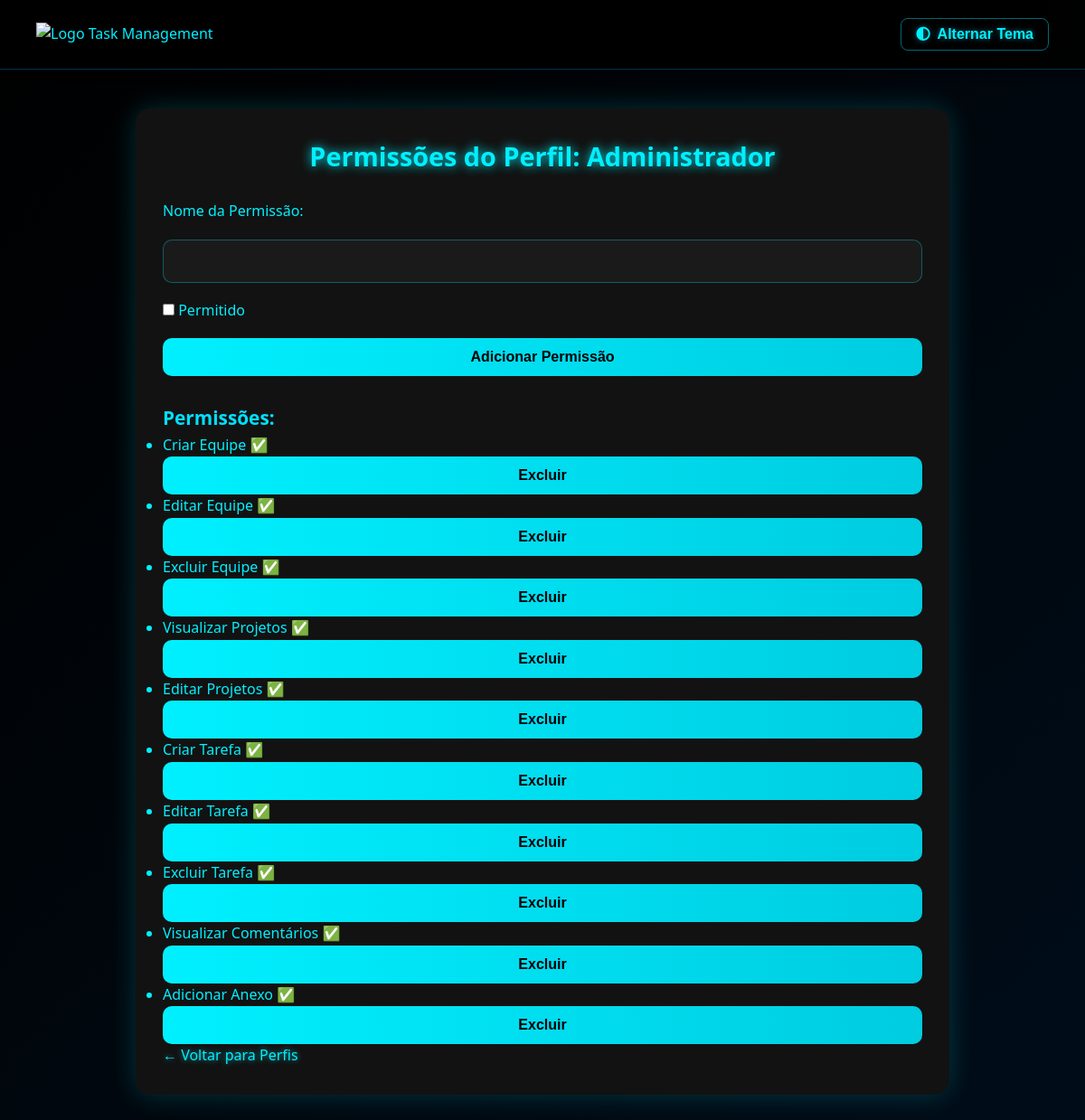
Page /perfis/1 (signed in) on the committed database.
### tables this page shows
CREATE TABLE perfis_permissoes_tb (
            id_perfil INTEGER PRIMARY KEY AUTOINCREMENT,
            nome_perfil TEXT NOT NULL
        );

CREATE TABLE permissoes_tb (
            id_permissao INTEGER PRIMARY KEY AUTOINCREMENT,
            id_perfil INTEGER,
            nome_permissao TEXT NOT NULL,
            permitido BOOLEAN NOT NULL,
            FOREIGN KEY(id_perfil) REFERENCES perfis_permissoes_tb(id_perfil)
        );

### app.py (the view, shortened to what this page needs)
@app.route('/perfis/<int:id_perfil>', methods=['GET', 'POST'])
def perfil_permissoes(id_perfil):
    if 'usuario' not in session:
        return redirect('/login')
    conn = conectar()
    cursor = conn.cursor()
    cursor.execute('SELECT nome_perfil FROM perfis_permissoes_tb WHERE id_perfil = ?', (id_perfil,))
    perfil = cursor.fetchone()
    cursor.execute('SELECT * FROM permissoes_tb WHERE id_perfil = ?', (id_perfil,))
    permissoes = cursor.fetchall()
    conn.close()
    return render_template('perfil_permissoes.html', perfil=perfil, permissoes=permissoes, id_perfil=id_perfil)

### app.py (called while the page is built)
def conectar():
    return sqlite3.connect("db/database.db")

### templates/perfil_permissoes.html (shortened to what this page needs)
<!DOCTYPE html>
<html lang="pt-br">
<head>
    <link rel="stylesheet" href="/static/style.css">
    <link rel="stylesheet" href="https://cdnjs.cloudflare.com/ajax/libs/font-awesome/6.5.0/css/all.min.css">
</head>
<body>
    <header class="top-bar">
        <div class="logo">
            <img src="{{ url_for('static', filename='logo-task.png') }}" alt="Logo Task Management" class="logo-img">
        </div>
        <button id="toggle-theme" class="theme-toggle-btn" aria-label="Alternar tema">
            <i class="fas fa-adjust"></i> Alternar Tema
        </button>
    </header>
    <main class="container">
        <h2>Permissões do Perfil: {{ perfil[0] }}</h2>
        <form method="POST" class="form-permissao">
            <label for="nome_permissao">Nome da Permissão:</label>
            <input type="text" name="nome_permissao" id="nome_permissao" required>
            <label class="checkbox-label">
                <input type="checkbox" name="permitido">
                Permitido
            </label>
            <button type="submit" class="btn-primary">Adicionar Permissão</button>
        </form>
        <h3>Permissões:</h3>
        {% if permissoes %}
            <ul class="permissoes-list">
                {% for p in permissoes %}
                    <li>
                        <span class="permissao-nome">{{ p[2] }}</span>
                        <span class="permissao-status">{{ '✅' if p[3] else '❌' }}</span>
                        <form action="{{ url_for('excluir_permissao', id_permissao=p[0], id_perfil=id_perfil) }}" method="POST" class="form-inline">
                            <button type="submit" class="btn-delete" onclick="return confirm('Confirma excluir esta permissão?');">Excluir</button>
                        </form>
                    </li>
                {% endfor %}
            </ul>
        {% else %}
            <p>Nenhuma permissão cadastrada ainda.</p>
        {% endif %}
        <div class="btn-voltar">
            <a href="{{ url_for('perfis') }}" class="btn-link">← Voltar para Perfis</a>
        </div>
    </main>
</body>
</html>

### static/style.css (style rules this page uses)
* { margin: 0; padding: 0; box-sizing: border-box; }
body { font-family: 'Segoe UI', Roboto, Arial, sans-serif; line-height: 1.6; min-height: 100vh; background-attachment: fixed; transition: background 0.3s ease, color 0.3s ease; }
body.dark { background: linear-gradient(135deg, #000000, #001a33, #004466); color: #00f0ff; background-size: 400% 400%; animation: neonGradientAnim 15s ease infinite; }
.top-bar { position: fixed; top: 0; width: 100%; display: flex; justify-content: space-between; align-items: center; padding: 20px 40px; background-color: rgba(0, 0, 0, 0.85); border-bottom: 1px solid #00334d; z-index: 1000; box-shadow: 0 2px 8px rgba(0,0,0,0.7); transition: background-color 0.3s ease; }
.logo { display: flex; align-items: center; gap: 12px; user-select: none; }
.theme-toggle-btn { background: transparent; color: #00f0ff; border: 1px solid #00f0ff70; border-radius: 8px; padding: 8px 16px; cursor: pointer; transition: background 0.3s, transform 0.2s, color 0.3s; user-select: none; font-weight: 600; text-shadow: 0 0 6px #00f0ff80; }
.container { width: 90%; max-width: 900px; margin: 120px auto 60px; padding: 30px; background-color: #121212; border-radius: 16px; box-shadow: 0 0 30px rgba(0, 240, 255, 0.2); transition: background-color 0.3s, color 0.3s; }
h2 { text-align: center; margin-bottom: 25px; font-size: 1.8rem; color: #00f0ff; text-shadow: 0 0 12px #00f0ff; user-select: none; }
h3 { margin-top: 30px; font-size: 1.3rem; color: #00e0ff; user-select: none; }
form { display: flex; flex-direction: column; gap: 18px; }
input[type="text"], input[type="email"], input[type="password"], input[type="file"], select { padding: 12px; background-color: #1a1a1a; color: #ffffff; border: 1px solid #00f0ff50; border-radius: 10px; transition: border 0.3s, background 0.3s, color 0.3s; font-size: 1rem; font-family: inherit; }
input::placeholder { color: #aaa; font-style: italic; }
button { padding: 12px; background: linear-gradient(to right, #00f0ff, #00cce0); color: #000; font-weight: bold; border: none; border-radius: 10px; cursor: pointer; transition: transform 0.2s, box-shadow 0.2s, background 0.3s; display: inline-flex; align-items: center; justify-content: center; gap: 8px; font-size: 1rem; user-select: none; text-shadow: 0 0 6px #00e0ffaa; }
button i { font-size: 0.95rem; }
a { color: #00f0ff; text-decoration: none; transition: color 0.2s; user-select: text; text-shadow: 0 0 6px #00f0ffaa; }

### rows in the picture
perfis_permissoes_tb: nome_perfil "Administrador"
permissoes_tb: nome_permissao "Criar Equipe", permitido "✅"
permissoes_tb: nome_permissao "Editar Equipe", permitido "✅"
permissoes_tb: nome_permissao "Excluir Equipe", permitido "✅"
permissoes_tb: nome_permissao "Visualizar Projetos", permitido "✅"
permissoes_tb: nome_permissao "Editar Projetos", permitido "✅"
permissoes_tb: nome_permissao "Criar Tarefa", permitido "✅"
permissoes_tb: nome_permissao "Editar Tarefa", permitido "✅"
permissoes_tb: nome_permissao "Excluir Tarefa", permitido "✅"
permissoes_tb: nome_permissao "Visualizar Comentários", permitido "✅"
permissoes_tb: nome_permissao "Adicionar Anexo", permitido "✅"
